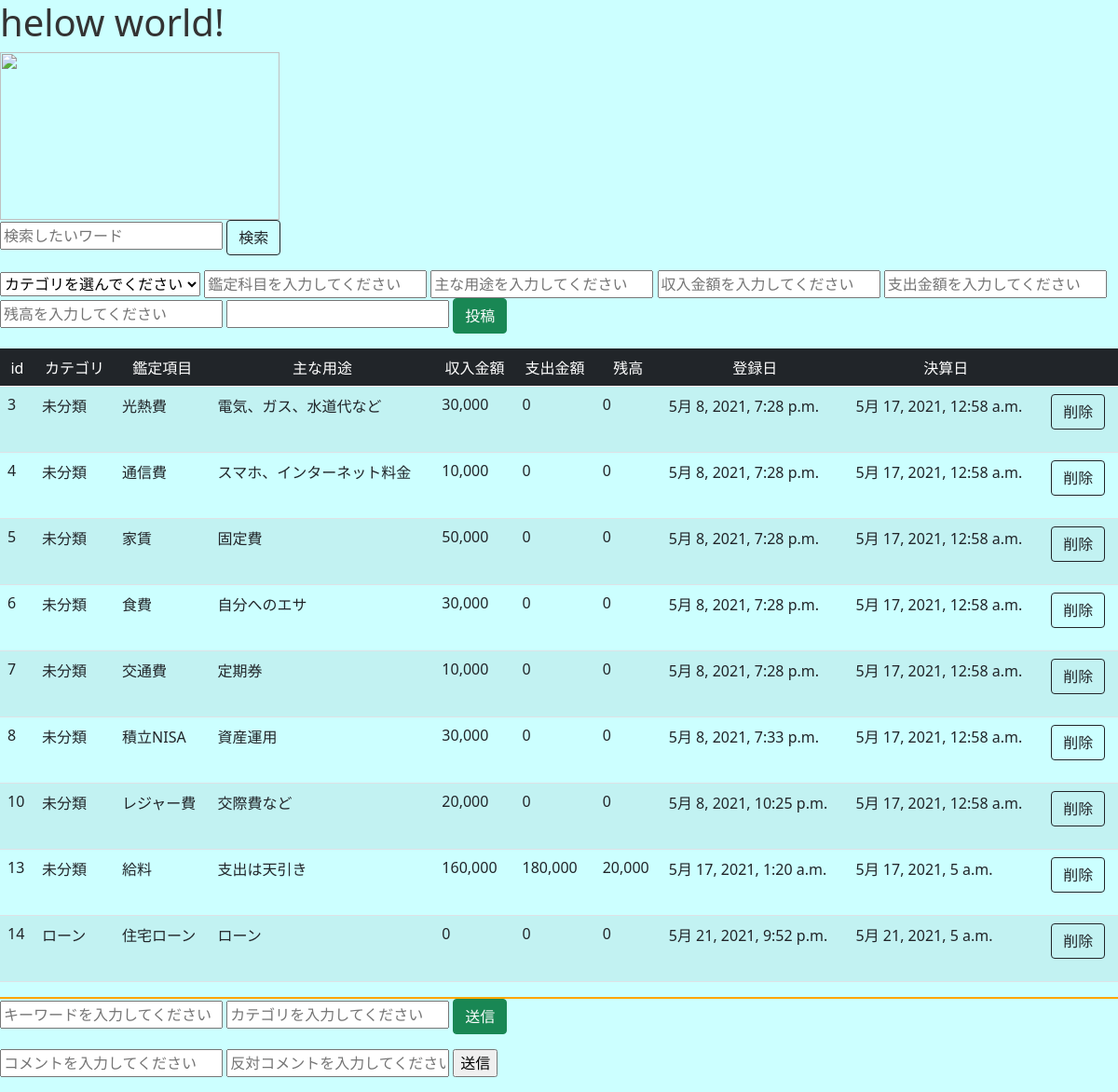
Before: / with the older database file.
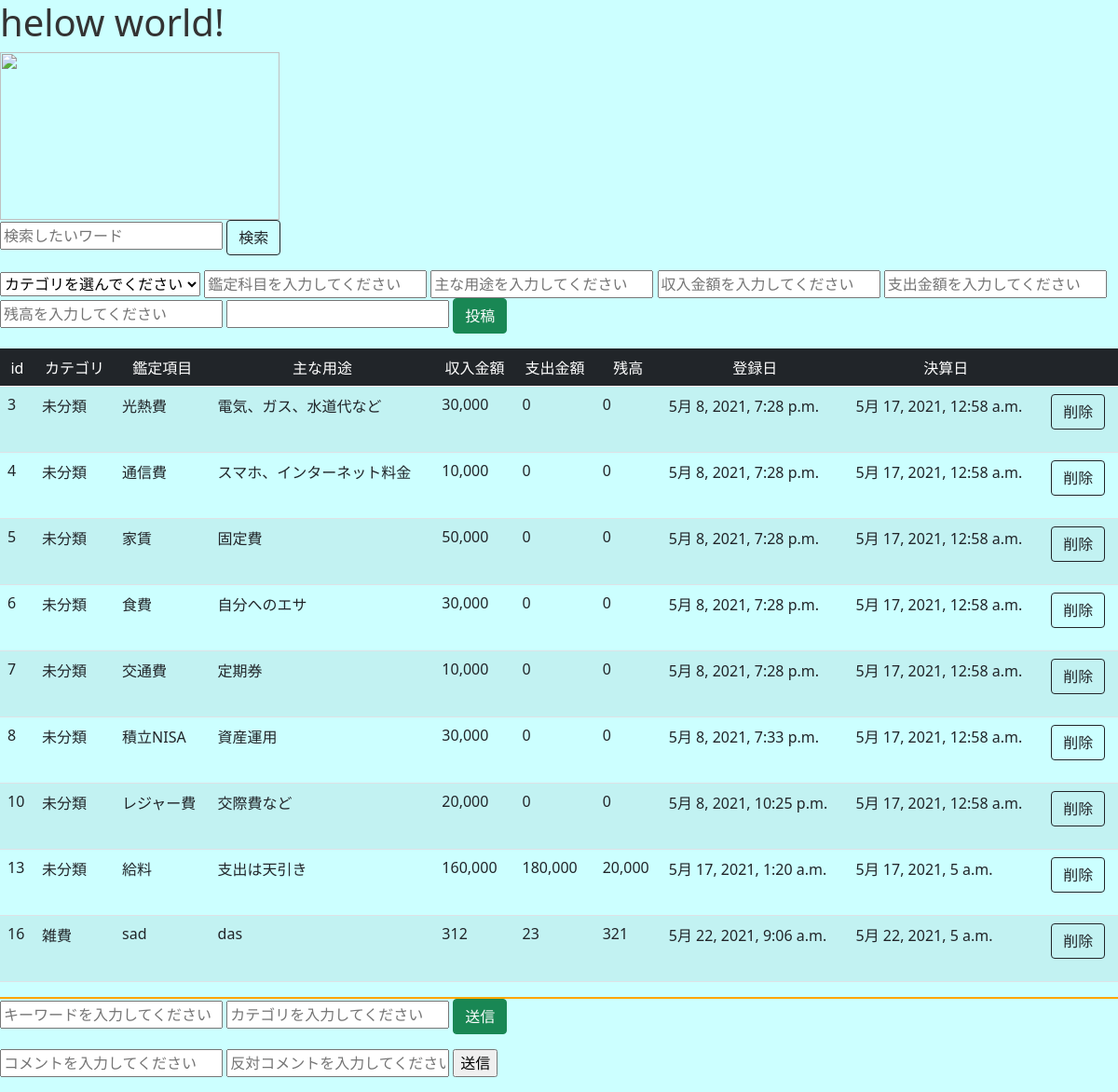
After: the same page with the newer database file.
### bbs/models.py (models this page shows, shortened)
class Topic(models.Model):
    class Meta:
        db_table = "topic"
    category = models.ForeignKey(Category,verbose_name="カテゴリ",on_delete=models.CASCADE,null=True)
    title = models.CharField(verbose_name="タイトル", max_length=100, default="")
    comment = models.CharField(verbose_name="コメント", max_length=2000)
    price = models.IntegerField(verbose_name="金額", null=True)
    salary = models.IntegerField(verbose_name="収入", null=True)
    spending = models.IntegerField(verbose_name="支出", null=True)
    dt = models.DateTimeField(verbose_name="投稿日", default=timezone.now)
    pay_dt  =  models.DateTimeField(verbose_name="決済日")

class Category(models.Model):
    class Meta:
        db_table = "category"
    name = models.CharField(verbose_name="カテゴリ名",max_length=100)
    dt = models.DateTimeField(verbose_name="追加日", default=timezone.now)
    def __str__(self):
        return self.name

### bbs/views.py (the view, shortened to what this page needs)
class BbsView(View):
    def get(self, request, *args, **kwargs):
        categories  = Category.objects.all()
        if "search" in request.GET:
            if request.GET["search"] == "" or request.GET["search"].isspace():
                return redirect("bbs:index")
            search      = request.GET["search"].replace(" ","　")
            search_list =search.split(" ")
            query       = Q()
            for word in search_list:
                query &= Q(title__contains=word)
            topics  = Topic.objects.filter(query)
        else:
            topics  = Topic.objects.all()
        chobos = []
        context = { "chobos":chobos,
                    "topics":topics,
                    "categories":categories,
                    }
        return render(request,"bbs/index.html",context)

### templates/bbs/index.html (shortened to what this page needs)
{% load static %}
{% load humanize %}
<html>
<head>
    <link href="https://cdn.jsdelivr.net/npm/bootstrap@5.0.0-beta1/dist/css/bootstrap.min.css" rel="stylesheet">
    <link rel="stylesheet" href="https://cdn.jsdelivr.net/npm/flatpickr/dist/flatpickr.min.css">
    <link rel="stylesheet" href="{% static 'bbs/css/style.css' %}">
</head>
<body>
<h1>helow world!</h1>
<img class="example1" src="{% static 'bbs/img/cat.jpeg' %}">
<form action="" method="get">
    <input type="text" name="search" placeholder="検索したいワード" value="{{ request.GET.search }}">
    <input type="submit" class="btn btn-outline-dark" value="検索">
</form>
<form action="" method="post">
    <select name="category">
        <option value="">カテゴリを選んでください</option>
    </select>
    <input type="text" name="title" placeholder="鑑定科目を入力してください" required>
    <input type="text" name="comment" placeholder="主な用途を入力してください" required>
    <input type="number" name="salary" placeholder="収入金額を入力してください" required>
    <input type="number" name="spending" placeholder="支出金額を入力してください" required>
    <input type="number" name="price" placeholder="残高を入力してください" required>
    <input id="pay_dt" type="text" name="pay_dt" readonly>
    <input class="btn btn-success" type="submit" value="投稿">
</form>
{% if topics %}
<table class="table table-striped">
    <thead class="table-dark">
        <tr>
            <td class="text-center">id</td>
            <td class="text-center">カテゴリ</td>
            <td class="text-center">鑑定項目</td>
            <td class="text-center">主な用途</td>
            <td class="text-center">収入金額</td>
            <td class="text-center">支出金額</td>
            <td class="text-center">残高</td>
            <td class="text-center">登録日</td>
            <td class="text-center">決算日</td>
            <td></td>
        </tr>
    </thead>
    <tbody>
    {% for topic in topics %}
    <tr>
        <td>{{ topic.id }}</td>
        <td>{{ topic.category|default:"未分類" }}</td>
        <td>{{ topic.title }}</td>
        <td>{{ topic.comment }}</td>
        <td>{{ topic.price|default:"0"|intcomma }}</td>
        <td>{{ topic.salary|default:"0"|intcomma }}</td>
        <td>{{ topic.spending|default:"0"|intcomma }}</td>
        <td>{{ topic.dt }}</td>
        <td>{{ topic.pay_dt }}</td>
        <td>
           <form action="{% url 'bbs:delete' topic.id %}" method="POST">
               <input class="btn btn-outline-dark" type="submit" value="削除">
           </form>
        </td>
    </tr>
    {% endfor %}
    </tbody>
</table>
    {% endif %}
<div style="border:solid 1px orange;">
</div>
<form action="" method="GET">
    <input type="text" name="search" placeholder="キーワードを入力してください">
    <input type="text" name="category" placeholder="カテゴリを入力してください">
    <input class="btn btn-success" type="submit" value="送信">
</form>
<form action="" method="POST">
    <input type="text" name="comment" placeholder="コメントを入力してください">
    <input type="text" name="anti" placeholder="反対コメントを入力してください">
    <input type="submit" value="送信">
</form>
</body>
</html>

### static/bbs/css/style.css (style rules this page uses)
body { background:#CCFFFF; color:#333333; }

### templates/bbs/index.html (style rules this page uses)
.example1 { width: 300px; height: 180px; }

Changed rows visible on the page:
removed Topic: id "14", category "ローン", title "住宅ローン", comment "ローン", price "0", salary "0", spending "0", dt "5月 21, 2021, 9:52 p.m.", pay_dt "5月 21, 2021, 5 a.m."
added Topic: id "16", category "雑費", title "sad", comment "das", price "312", salary "23", spending "321", dt "5月 22, 2021, 9:06 a.m.", pay_dt "5月 22, 2021, 5 a.m."
